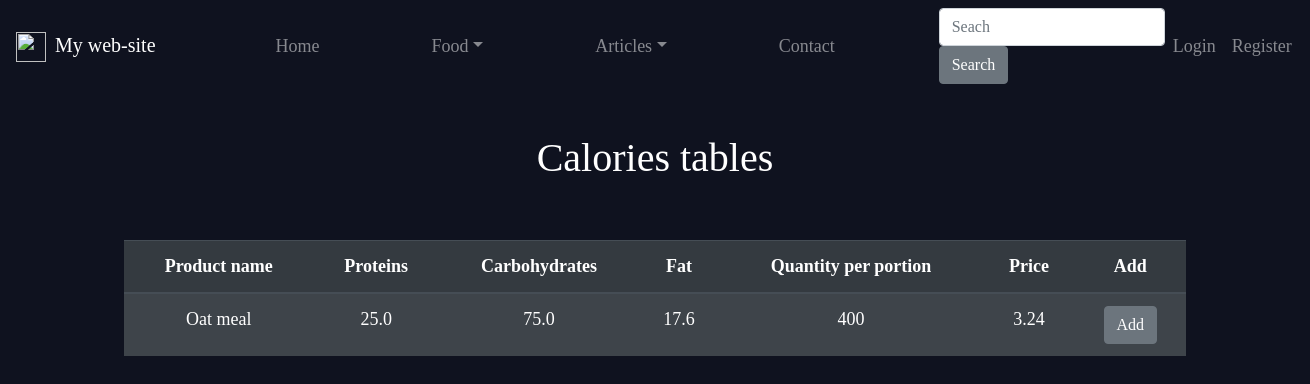
Before: /food/prod_table/ with the older database file.
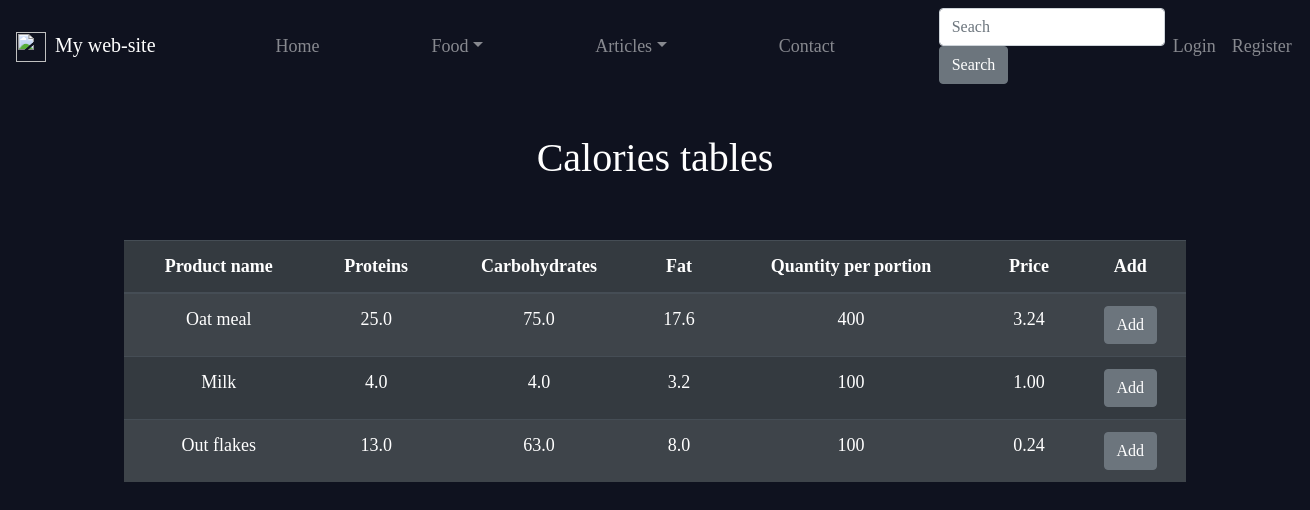
After: the same page with the newer database file.
### Food/models.py (models this page shows, shortened)
class Product(models.Model):
	name = models.CharField(max_length=50)
	ingredient = models.ManyToManyField(Ingredient, through="ReceipeIngredient")
	@property
	def total_protein(self):
		product = Product.objects.get(pk=self.pk)
		result = 0
		for i in product.ingredient.all():
			result += i.protein * ReceipeIngredient.objects.get(ingredient=i, product=product).weight / 100
		return result
	@property
	def total_carbohydrates(self):
		product = Product.objects.get(pk=self.pk)
		result = 0
		for i in product.ingredient.all():
			result += i.carbohydrates * ReceipeIngredient.objects.get(ingredient=i, product=product).weight / 100
		return result
	@property
	def total_fat(self):
		product = Product.objects.get(pk=self.pk)
		result = 0
		for i in product.ingredient.all():
			result += i.fat * ReceipeIngredient.objects.get(ingredient=i, product=product).weight / 100
		return result
	@property
	def total_price(self):
		product = Product.objects.get(pk=self.pk)
		result = 0
		for i in product.ingredient.all():
			result += i.price * ReceipeIngredient.objects.get(ingredient=i, product=product).weight / 100
		return result
	@property
	def total_weight(self):
		product = Product.objects.get(pk=self.pk)
		return sum([ReceipeIngredient.objects.get(ingredient=i, product=product).weight for i in product.ingredient.all()])

class Ingredient(models.Model):
	name = models.CharField(max_length=50, unique=True)
	protein = models.FloatField()
	carbohydrates = models.FloatField()
	fat = models.FloatField()
	quantity_per_portion = models.IntegerField(blank=True)
	price = models.DecimalField(max_digits=100, decimal_places=2, blank=True)
	class Meta:
		ordering = ["id"]

class ReceipeIngredient(models.Model):
	ingredient = models.ForeignKey(Ingredient, on_delete=models.CASCADE)
	product = models.ForeignKey(Product, on_delete=models.CASCADE)
	weight = models.IntegerField(null=True, blank=True)
	class Meta:
		ordering = ["id"]
		verbose_name_plural = "Receipe Ingredients"

### Food/views.py (the view)
# urls.py: path("prod_table/", ProductsTableView.as_view(), name="prod_table"),
class ProductsTableView(ListView, SuccessMessageMixin):
    template_name = "Food/product_list.html"
    model = Product
    context_object_name = "objects" # by default objects
    paginate_by = 10

### Templates/Food/product_list.html (shortened to what this page needs)
{% extends 'main.html' %}
{% block content %}
	<h1 id="title">Calories tables </h1>
	<table class="table table-striped table-dark">
		<thead>
			<tr>
				<th scope="col">Product name</th>
				<th scope="col">Proteins</th>
				<th scope="col">Carbohydrates</th>
				<th scope="col">Fat</th>
				<th scope="col">Quantity per portion</th>
				<th scope="col">Price</th>
				<th scope="col">Add</th>
			</tr>
		</thead>
		<tbody>
			{% for item in objects %}
				<tr>
					<td>
						<a class="hyperlink-off" href="#">{{ item.name|capfirst }}</a>
					</td>
					<td>{{item.total_protein}}</td>
					<td>{{item.total_carbohydrates}}</td>
					<td>{{item.total_fat}}</td>
					<td>{{item.total_weight}}</td>
					<td>{{item.total_price}}</td>
					<td>
						<button type="button" class="btn btn-secondary">
							<a class="hyperlink-off" href="#">Add</a>
						</button>
					</td>
				</tr>
			{% endfor %}
		</tbody>
	</table>
{% endblock %}

### Templates/main.html (shortened to what this page needs)
{% load static %}
<!DOCTYPE html>
<html>
<head>
	<link rel="stylesheet" href="https://stackpath.bootstrapcdn.com/bootstrap/4.4.1/css/bootstrap.min.css">
	<link rel="stylesheet" type="text/css" href="{% static 'style.css' %} ">
</head>
	{% include 'navigation_bar.html'%}
	<div class="col-sm-10 container-fluid">
	{% block content %}{% endblock %}
	</div>
</html>

### Templates/navigation_bar.html (shortened to what this page needs)
{% load static %}
<header>
	<nav class="navbar navbar-dark .bg-dark navbar-expand-md" id="navbargroup">
		<a class="navbar-brand" href="http://127.0.0.1:8000/">
			<img src="{% static 'images/logo.png' %}" width="30" height="30" alt="" class="d-inline-block mr-sm-1">
			My web-site
		</a>
		<div class="collapse navbar-collapse" id="mainmenu">
			<ul class="navbar-nav mr-auto px-md-5" >
				<li class="nav-item px-5" size="16">
					<a  class="nav-link"  href="#">Home</a>
				</li>
				<li class="nav-item dropdown px-md-5">
					<a  class="nav-link dropdown-toggle" data-toggle="dropdown" role="button" aria-expanded="false"
					id="submenu" aria-haspopup="true" href="#">Food</a>
				</li>
				<li class="nav-item dropdown px-md-5">
					<a  class="nav-link dropdown-toggle" data-toggle="dropdown" role="button" aria-expanded="false"
					id="submenu" aria-haspopup="true" href="#">Articles</a>
				</li>
				<li class="nav-item px-md-5">
					<a  class="nav-link " href="#">Contact</a>
				</li>
			</ul>
			<form class="form-inline">
				<input class="form-control" type="search" placeholder="Seach" aria-label="search">
				<button class="btn btn-secondary" type="submit">Search</button>
			</form>
			<div class="navbar-nav">
				{% if request.user.is_authenticated %}
					<a class="nav-item nav-link" href="#">Logout</a>
				{% else %}
					<a class="nav-item nav-link" href="#">Login</a>
					<a class="nav-item nav-link" href="#">Register</a>
				{% endif %}
			</div>
		</div>
	</nav>
</header>

### files/style.css (style rules this page uses)
#navbargroup { padding-bottom: 50px; }
#title { padding-bottom: 50px; }
.hyperlink-off, .hyperlink-off:hover { text-decoration: none; font-family: Ubuntu; color: #fff; }

Changed rows visible on the page:
added Product: name "Milk", total_protein "4.0", total_carbohydrates "4.0", total_fat "3.2", total_weight "100", total_price "1.00"
added Product: name "Out flakes", total_protein "13.0", total_carbohydrates "63.0", total_fat "8.0", total_weight "100", total_price "0.24"
